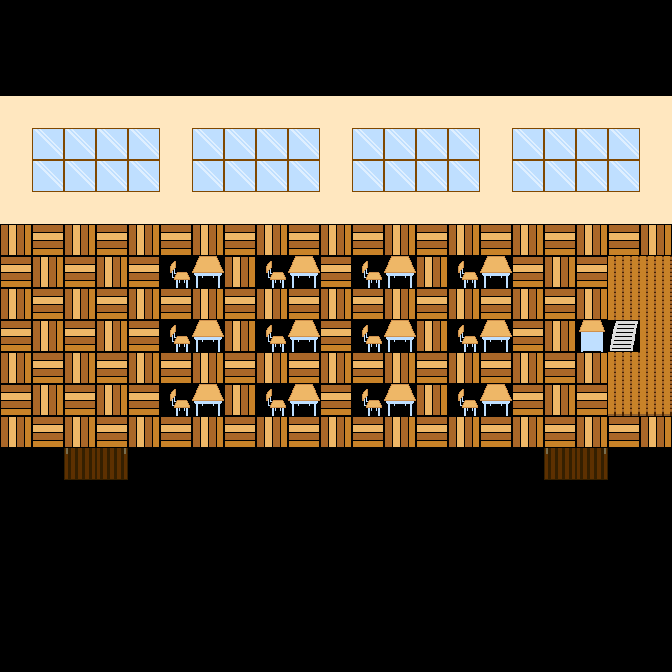

This is a level from a 2D game, rendered from its Tiled map with the project's own tilesets. A one-line summary and the complete map file follow:
An orthogonal 21x21 tile map with 32x32 px tiles, 1 tile layer (タイルレイヤー1).

<map version="1.10" tiledversion="1.11.2" orientation="orthogonal" renderorder="right-down" width="21" height="21" tilewidth="32" tileheight="32" infinite="0" nextlayerid="2" nextobjectid="1">
 <tileset firstgid="1" source="map_img.tsx" />
 <layer id="1" name="タイルレイヤー1" width="21" height="21">
  <data encoding="csv">
1,1,1,1,1,1,1,1,1,1,1,1,1,1,1,1,1,1,1,1,1,
1,1,1,1,1,1,1,1,1,1,1,1,1,1,1,1,1,1,1,1,1,
1,1,1,1,1,1,1,1,1,1,1,1,1,1,1,1,1,1,1,1,1,
4,4,4,4,4,4,4,4,4,4,4,4,4,4,4,4,4,4,4,4,4,
4,6,6,6,6,4,6,6,6,6,4,6,6,6,6,4,6,6,6,6,4,
4,6,6,6,6,4,6,6,6,6,4,6,6,6,6,4,6,6,6,6,4,
4,4,4,4,4,4,4,4,4,4,4,4,4,4,4,4,4,4,4,4,4,
20,21,20,21,20,21,20,21,20,21,20,21,20,21,20,21,20,21,20,21,20,
21,20,21,20,21,25,26,20,25,26,21,25,26,20,25,26,21,20,21,10,10,
20,21,20,21,20,21,20,21,20,21,20,21,20,21,20,21,20,21,20,10,10,
21,20,21,20,21,25,26,20,25,26,21,25,26,20,25,26,21,20,22,29,10,
20,21,20,21,20,21,20,21,20,21,20,21,20,21,20,21,20,21,20,10,10,
21,20,21,20,21,25,26,20,25,26,21,25,26,20,25,26,21,20,21,9,9,
20,21,20,21,20,21,20,21,20,21,20,21,20,21,20,21,20,21,20,21,20,
1,1,12,13,1,1,1,1,1,1,1,1,1,1,1,1,1,12,13,1,1,
1,1,1,1,1,1,1,1,1,1,1,1,1,1,1,1,1,1,1,1,1,
1,1,1,1,1,1,1,1,1,1,1,1,1,1,1,1,1,1,1,1,1,
1,1,1,1,1,1,1,1,1,1,1,1,1,1,1,1,1,1,1,1,1,
1,1,1,1,1,1,1,1,1,1,1,1,1,1,1,1,1,1,1,1,1,
1,1,1,1,1,1,1,1,1,1,1,1,1,1,1,1,1,1,1,1,1,
1,1,1,1,1,1,1,1,1,1,1,1,1,1,1,1,1,1,1,1,1
</data>
 </layer>
</map>
